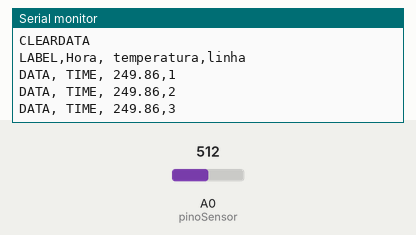
Recording of a sketch running on a simulated Arduino Uno, built with avr-gcc and run on an emulated ATmega328P. On the bench: the last lines printed to the serial monitor. Inputs (shaded band) come from the test bench; at power-on: A0 (pinoSensor) = 512.

Above: at 1.3 s.
1.4 s: A0 (pinoSensor) set to 716
At 1.9 s:
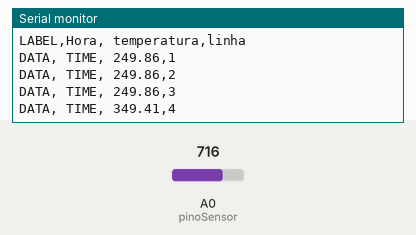
2.9 s: A0 (pinoSensor) set to 900
At 3.4 s:
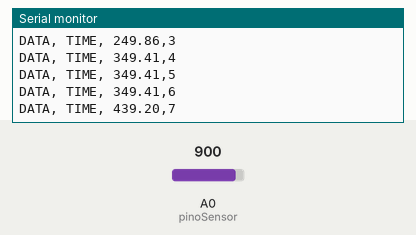
Timing chart, 0 to 5.9 s (numbered marks = the images above; inputs shaded):
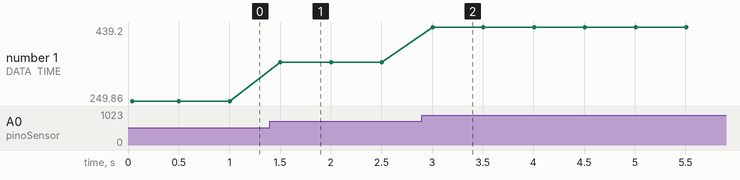

Measured:
- after the input at 1.4 s, the serial monitor: prints a new line after 0.10 s (image 1)
- after the input at 2.9 s, the serial monitor: prints a new line after 0.11 s (image 2)
- plotted number 1: 249.86 → 349.41 after the input at 1.4 s, 349.41 → 439.2 after the input at 2.9 s

The sketch:

so_sensor.ino
```cpp
int pinoSensor = 0;
int valorLido = 0;
float temperatura = 0;
int linha = 0;

void setup() {
  Serial.begin (9600);
  Serial.println("CLEARDATA");
  Serial.println("LABEL,Hora, temperatura,linha");

}
void loop() {
  valorLido = analogRead(pinoSensor);
  temperatura = (valorLido * 0.00488);
  temperatura = temperatura * 100;
  linha++;

  Serial.print("DATA, TIME, ");
  Serial.print(temperatura);
  Serial.print(",");
  Serial.println(linha);

  if(linha> 100)
  {
    linha = 0;
    Serial.println("ROW,SET,2");
  }

delay(500);
}
```
